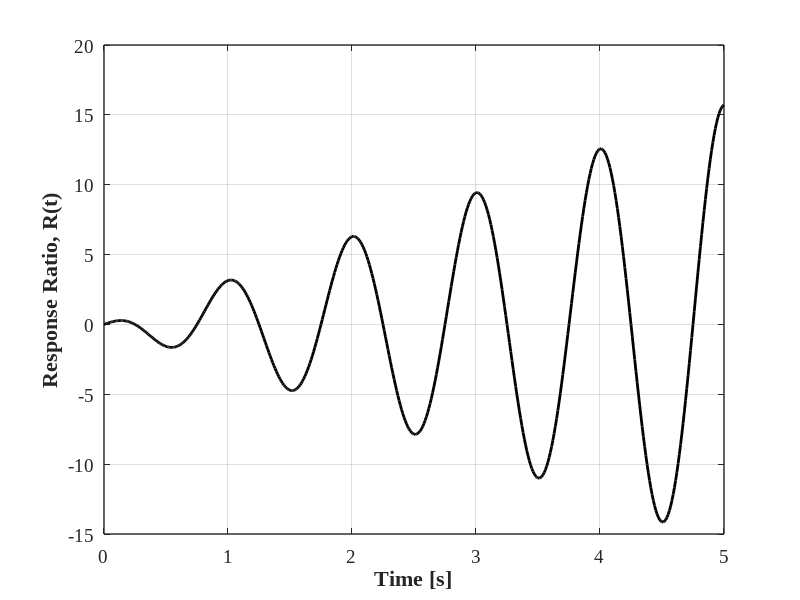

The MATLAB source for this figure:
%% Structural Dynamics and Vibration Control(M. Azimi et al.)
%% Example 3-5: Response of An Undamped SDOF at Resonance Frequency

clear; close all; clc;
%% Parameters
omega = 2*pi;        % Frequency
t     = 0:0.01:5.0;  % Time span

R     = 0.5*omega.*t.*cos(omega*t);  % Dot product
Rmax  = max(R);

%% Plot
figure(1);  set(figure(1), 'Position', [200   100   883   400])
            hold on; grid on; box on;
            plot(t,R,'-k','LineWidth',2); xlim([0 5])

            set(gca, 'LineWidth',1, 'FontWeight','normal', 'FontName','Times New Roman', 'FontSize',14)               
            xlabel('Time [s]', 'fontsize',16, 'fontname','Times New Roman','FontWeight','Bold')
            ylabel('Response Ratio, R(t)', 'fontsize',16, 'fontname','Times New Roman','FontWeight','Bold')

%% Print
   print('EX_3_5','-dpng')
